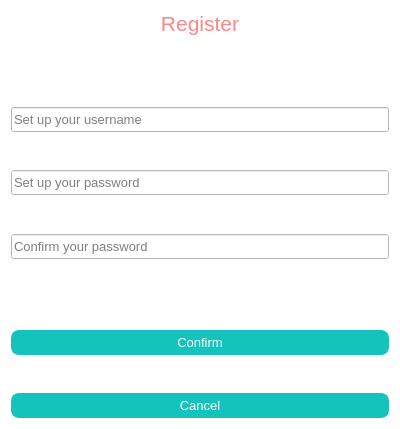
<?xml version="1.0" encoding="UTF-8"?>
<ui version="4.0">
 <class>SignDialog</class>
 <widget class="QDialog" name="SignDialog">
  <property name="geometry">
   <rect>
    <x>0</x>
    <y>0</y>
    <width>400</width>
    <height>429</height>
   </rect>
  </property>
  <property name="minimumSize">
   <size>
    <width>0</width>
    <height>0</height>
   </size>
  </property>
  <property name="windowTitle">
   <string>Dialog</string>
  </property>
  <property name="styleSheet">
   <string notr="true">
background-color: rgb(255, 255, 255);
</string>
  </property>
  <layout class="QGridLayout" name="gridLayout_2">
   <item row="0" column="0">
    <layout class="QGridLayout" name="gridLayout">
     <item row="7" column="0">
      <widget class="QLineEdit" name="pwdLineEdit_2">
       <property name="minimumSize">
        <size>
         <width>0</width>
         <height>25</height>
        </size>
       </property>
       <property name="font">
        <font>
         <pointsize>10</pointsize>
        </font>
       </property>
       <property name="styleSheet">
        <string notr="true">QLineEdit#pwdLineEdit_2{
color: rgb(147, 147, 147);
                            	padding-left:6px;

    border: 1px solid rgb(20,196,188);
border-radius: 8px;
    background-color: #ffffff;
};</string>
       </property>
       <property name="echoMode">
        <enum>QLineEdit::Password</enum>
       </property>
       <property name="placeholderText">
        <string>Confirm your password</string>
       </property>
      </widget>
     </item>
     <item row="1" column="0">
      <spacer name="verticalSpacer_9">
       <property name="orientation">
        <enum>Qt::Vertical</enum>
       </property>
       <property name="sizeHint" stdset="0">
        <size>
         <width>20</width>
         <height>40</height>
        </size>
       </property>
      </spacer>
     </item>
     <item row="4" column="0">
      <spacer name="verticalSpacer_7">
       <property name="orientation">
        <enum>Qt::Vertical</enum>
       </property>
       <property name="sizeHint" stdset="0">
        <size>
         <width>20</width>
         <height>40</height>
        </size>
       </property>
      </spacer>
     </item>
     <item row="12" column="0">
      <widget class="QPushButton" name="exitBtn">
       <property name="minimumSize">
        <size>
         <width>0</width>
         <height>25</height>
        </size>
       </property>
       <property name="font">
        <font>
         <pointsize>10</pointsize>
        </font>
       </property>
       <property name="styleSheet">
        <string notr="true">QPushButton#exitBtn {
    border-radius: 8px;
    border:2px solid rgb(20,196,188);
background-color: rgb(20,196,188);
    color:  rgb(255, 255, 255);
}
 
QPushButton#exitBtn:hover {
    border-radius: 8px;
    color: rgb(20,196,188);
    background-color: rgb(255,255,255);
  border:2px solid rgb(20,196,188);
    border-color: rgb(20,196,188);
}
 
QPushButton#exitBtn:pressed {
    border: 0px;
    background-color: #ffffff;
    border-radius: 8px;
}
 
QPushButton#exitBtn:disabled {
    border: 0px;
    border-radius: 8px;
    border: 1px solid #46bcff;
    opacity: 0.4;
}</string>
       </property>
       <property name="text">
        <string>Cancel</string>
       </property>
      </widget>
     </item>
     <item row="0" column="0">
      <widget class="QLabel" name="header">
       <property name="font">
        <font>
         <pointsize>16</pointsize>
        </font>
       </property>
       <property name="styleSheet">
        <string notr="true">QLabel#header {
background-color: rgb(255, 255, 255);color:rgba(251,102,102, 200);}</string>
       </property>
       <property name="text">
        <string>Register</string>
       </property>
       <property name="alignment">
        <set>Qt::AlignCenter</set>
       </property>
      </widget>
     </item>
     <item row="6" column="0">
      <spacer name="verticalSpacer_6">
       <property name="orientation">
        <enum>Qt::Vertical</enum>
       </property>
       <property name="sizeHint" stdset="0">
        <size>
         <width>20</width>
         <height>40</height>
        </size>
       </property>
      </spacer>
     </item>
     <item row="5" column="0">
      <widget class="QLineEdit" name="pwdLineEdit">
       <property name="minimumSize">
        <size>
         <width>0</width>
         <height>25</height>
        </size>
       </property>
       <property name="font">
        <font>
         <pointsize>10</pointsize>
        </font>
       </property>
       <property name="styleSheet">
        <string notr="true">QLineEdit#pwdLineEdit{
color: rgb(147, 147, 147);
                            	padding-left:6px;

    border: 1px solid rgb(20,196,188);
border-radius: 8px;
    background-color: #ffffff;
};</string>
       </property>
       <property name="echoMode">
        <enum>QLineEdit::Password</enum>
       </property>
       <property name="placeholderText">
        <string>Set up your password</string>
       </property>
      </widget>
     </item>
     <item row="3" column="0">
      <widget class="QLineEdit" name="usrLineEdit">
       <property name="minimumSize">
        <size>
         <width>0</width>
         <height>25</height>
        </size>
       </property>
       <property name="font">
        <font>
         <pointsize>10</pointsize>
        </font>
       </property>
       <property name="styleSheet">
        <string notr="true">QLineEdit#usrLineEdit{
color: rgb(147, 147, 147);
                            	padding-left:6px;

    border: 1px solid rgb(20,196,188);
border-radius: 8px;
    background-color: #ffffff;
};</string>
       </property>
       <property name="placeholderText">
        <string>Set up your username</string>
       </property>
      </widget>
     </item>
     <item row="8" column="0">
      <spacer name="verticalSpacer_4">
       <property name="orientation">
        <enum>Qt::Vertical</enum>
       </property>
       <property name="sizeHint" stdset="0">
        <size>
         <width>20</width>
         <height>40</height>
        </size>
       </property>
      </spacer>
     </item>
     <item row="9" column="0">
      <spacer name="verticalSpacer_3">
       <property name="orientation">
        <enum>Qt::Vertical</enum>
       </property>
       <property name="sizeHint" stdset="0">
        <size>
         <width>20</width>
         <height>40</height>
        </size>
       </property>
      </spacer>
     </item>
     <item row="2" column="0">
      <spacer name="verticalSpacer_8">
       <property name="orientation">
        <enum>Qt::Vertical</enum>
       </property>
       <property name="sizeHint" stdset="0">
        <size>
         <width>20</width>
         <height>40</height>
        </size>
       </property>
      </spacer>
     </item>
     <item row="11" column="0">
      <spacer name="verticalSpacer_5">
       <property name="orientation">
        <enum>Qt::Vertical</enum>
       </property>
       <property name="sizeHint" stdset="0">
        <size>
         <width>20</width>
         <height>40</height>
        </size>
       </property>
      </spacer>
     </item>
     <item row="10" column="0">
      <widget class="QPushButton" name="loginBtn">
       <property name="minimumSize">
        <size>
         <width>0</width>
         <height>25</height>
        </size>
       </property>
       <property name="font">
        <font>
         <pointsize>10</pointsize>
        </font>
       </property>
       <property name="styleSheet">
        <string notr="true">QPushButton#loginBtn {
    border-radius: 8px;
    border:2px solid rgb(20,196,188);
background-color: rgb(20,196,188);
    color:  rgb(255, 255, 255);
}
 
QPushButton#loginBtn:hover {
    border-radius: 8px;
    color: rgb(20,196,188);
    background-color: rgb(255,255,255);
  border:2px solid rgb(20,196,188);
    border-color: rgb(20,196,188);
}
 
QPushButton#loginBtn:pressed {
    border: 0px;
    background-color: #ffffff;
    border-radius: 8px;
}
 
QPushButton#loginBtn:disabled {
    border: 0px;
    border-radius: 8px;
    border: 1px solid #46bcff;
    opacity: 0.4;
}</string>
       </property>
       <property name="text">
        <string>Confirm</string>
       </property>
      </widget>
     </item>
    </layout>
   </item>
  </layout>
 </widget>
 <resources/>
 <connections/>
</ui>
